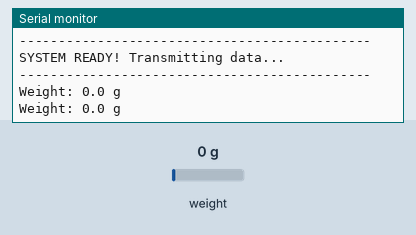
Simulated run of this sketch. Board: Arduino Uno, built with avr-gcc and run on an emulated ATmega328P. On the bench: the last lines printed to the serial monitor. The inputs (shaded band) are chosen by the test bench; at power-on: weight on the scale 0 g.

Above: at 2.9 s.
3.0 s: weight on the scale set to 100 g
At 3.7 s:
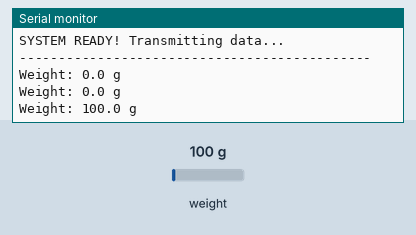
4.5 s: weight on the scale set to 1250 g
At 5.0 s:
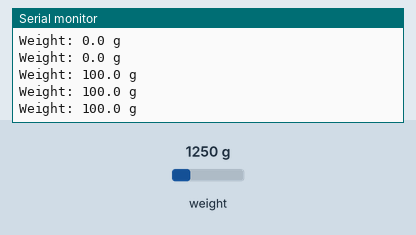
Timing chart, 0 to 7.5 s (numbered marks = the images above; inputs shaded):
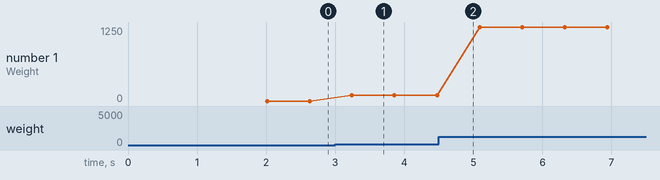

The sketch:

Robocoffe_Weight_Sensor_BT.ino
```cpp
#include <SoftwareSerial.h>
#include "HX711.h"

// HX711 Load Cell Pins (Rows S of columns 2 and 3)
#define DT  3
#define SCK 2

// Pins for the HC-05 Bluetooth Module
#define BT_RX 10 // Connected to HC-05 TXD
#define BT_TX 11 // Connected to HC-05 RXD (using the voltage divider)

// FACTOR OBTAINED FROM YOUR CALIBRATION
float calibration_factor = -1007.83;

// Object instances
HX711 scale;
SoftwareSerial BT(BT_RX, BT_TX);

void setup() {
  // Initialize communications
  Serial.begin(9600);
  BT.begin(9600);

  Serial.println("\n=============================================");
  Serial.println("     ROBOCOFFE SYSTEM - WEIGHING MODULE      ");
  Serial.println("=============================================");

  scale.begin(DT, SCK);
  scale.set_scale(calibration_factor);

  // Automatic tare (zeroing) of the empty cradle
  Serial.println("Setting zero (Tare)... Do not touch the robot.");
  scale.tare(15);

  Serial.println("---------------------------------------------");
  Serial.println("SYSTEM READY! Transmitting data...");
  Serial.println("---------------------------------------------");

  BT.println("ROBOCOFFE_READY");
}

void loop() {
  if (scale.is_ready()) {
    // Read the average of 3 fast samples
    float weight = scale.get_units(3);

    // Filter small fluctuations or noise near zero
    if (weight < 0.0 && weight > -1.0) {
      weight = 0.0;
    }

    // 1. Display on the computer's Serial Monitor (USB)
    Serial.print("Weight: ");
    Serial.print(weight, 1);
    Serial.println(" g");

    // 2. Transmit via Bluetooth to the phone / app
    BT.print("WEIGHT:");
    BT.println(weight, 1);

    // Detect if the cup is removed
    if (weight < -50.0) {
      BT.println("EVENT:CUP_REMOVED");
    }

  } else {
    Serial.println("Alert: Loose connection on DT/SCK pins.");
  }

  delay(300); // Constant transmission rate (every 300 ms)
}
```

Measured:
- after the input at 3.0 s, the serial monitor: prints a new line after 0.24 s (image 1)
- plotted number 1: 0 → 100 after the input at 3.0 s, 100 → 1250 after the input at 4.5 s
